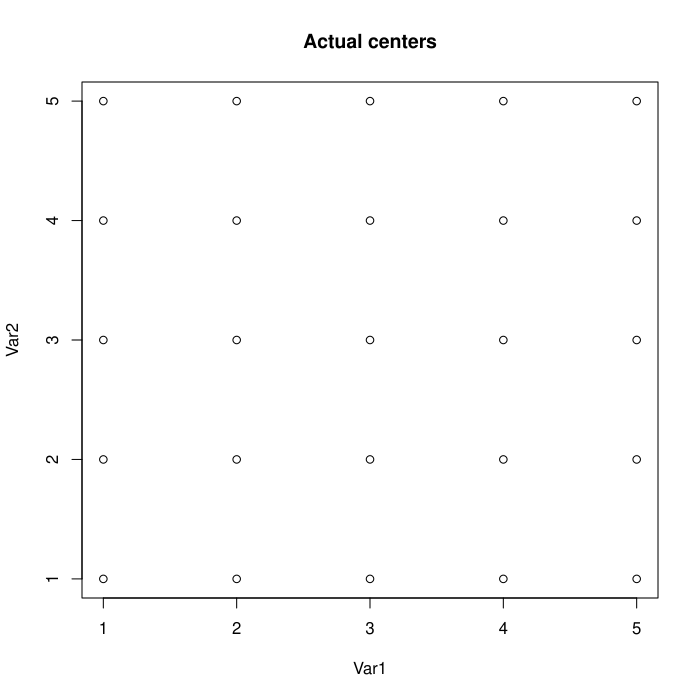

Reproduce this figure in R.
# Machine Learning 102 - Unsupervised - Hacker Dojo
# http://machinelearning102.pbworks.com/w/page/32890352/FrontPage
#
# Homework #2, Basic clustering 2
# Dave Abercrombie, Noveember 1 2011
#
# http://machinelearning102.pbworks.com/w/file/47470778/Homework2.txt
#
# Problem 1 of 1
#

#####################################################################
# Step 1. Generate synthetic dataset

# We want 25 cluster centers in a five-by-five grid with both X and Y
# taking on the values 1 through 5. Around each center, we will generate
# Gaussian distribution of random points, with a variety of standard deviations

ls()
setwd("/Users/dabercrombie/Documents/aberdave-repos/Machine-Learning/ml102/hw2")

# Step 1a - generate centers
# This handy function does what we in the database
# field might call a Cartesian product, i.e., all 
# combinations of the supplied vectors.
#
cluster.centers.actual.df <- expand.grid(
  1:5,
  1:5
)
# Interactive peek at these centers
#
plot(cluster.centers.actual.df, main="Actual centers")


# Step 1b Create a function that generates random points
# around a center cluster. 
#
point.generator.f <- function(
  center.vector,
  standard.deviation,
  point.count
) {
  cbind(
    rnorm(point.count, sd=standard.deviation) + center.vector[,1],
    rnorm(point.count, sd=standard.deviation) + center.vector[,2]
  )
}

# sanity check function using one center
cluster.centers.actual.df[22,]
point.generator.f(
  center.vector=cluster.centers.actual.df[22,], 
  standard.deviation=0.2, 
  point.count=10
)


# Loop through set of cluster centers, appending
# each center's points to a data frame with rbind()
# (must first initialize data frame to be empty)
synthetic.points.df <- data.frame()
for( i in 1:nrow(cluster.centers.actual.df) ) {
  synthetic.points.df <- rbind(
    synthetic.points.df,
    point.generator.f(
      center.vector=cluster.centers.actual.df[i,],   # the i-th row
      standard.deviation=0.2,                        # will vary later
      point.count=100
    )
  )
}

# Sanity check generated points
#
dim(synthetic.points.df)
plot(synthetic.points.df, main="Standard deviation = 0.2")
